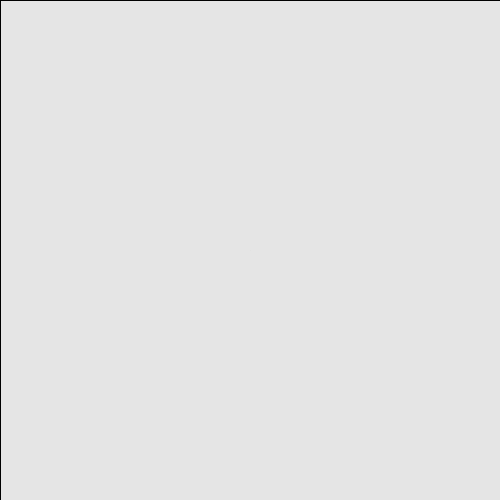
Frame 1 (no input)
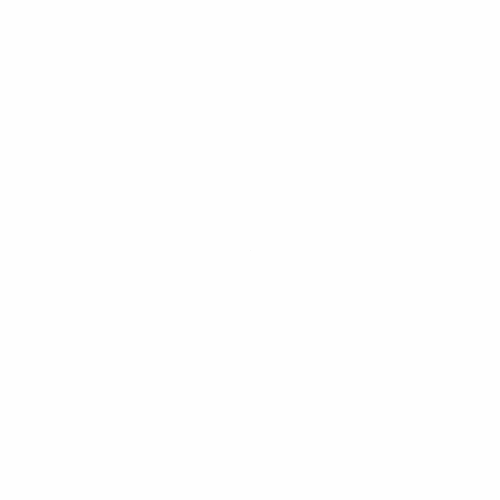
Frame 60 (the mouse pressed at the canvas centre just before this capture)
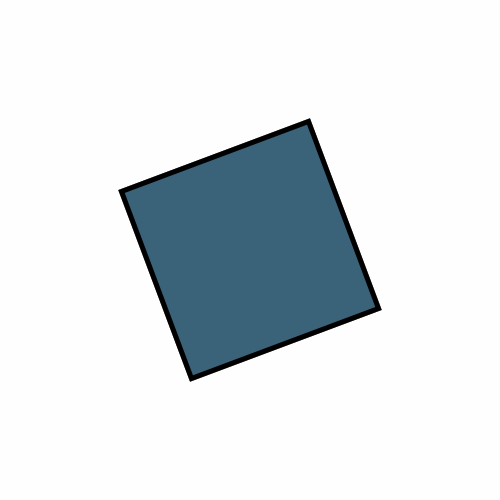
Frame 120 (the mouse held since frame 60 and released just before this capture)

The Processing sketch that drew these frames (run headless with seeded random() and noise(); from frame 60 on, the mouse is pressed at the canvas centre):

// Processing sketch: processing_91217
// ── processing_91217.pde

/***************************************************
Experimentation based on the code of Maria Paula Sada and
Bernardo Schorr, which applies the concepts of motion and ease.

--- 
 Curso de Processing
 Maria Paula Saba e Bernardo Schorr
 Janeiro de 2013
 
 Transformações
 
 Translate - desloca a grid para outra posição
 Rotate - gira a grid com o ângulo determinado
 Scale - multiplica o tamanho da grid
 
 Para que a transformação só afete os elementos desejados,
 define-se uma nova grid (pushMatrix) e a retira depois (popMatrix)
 
 
 ***************************************************/

float x;
float y;


void setup()
{
  size(500, 500);
  smooth();
  x = 0;
  y= 0;
}

void draw() {
  float vermelho = random(255);
  float verde = random(255);
  float azul = random(255);
  
  //desenha o background
  fill (255, 255, 255, 127);
  rect(0, 0, 1000, 1000);

  pushMatrix();
  //transformações
  translate(width/2, height/2);
  rotate(radians(x));
  scale(y/50);

  //quadrado vermelho
   fill(255, 0, 0);
  if (mousePressed == true) {
    fill (vermelho, verde, azul);
  }
  rectMode(CENTER); 
  rect(0, 0, 40, 40);
  popMatrix();

  //easing
  x = x*0.9 + mouseX*0.1;
  y = y*0.9 + mouseY*0.1;
}
